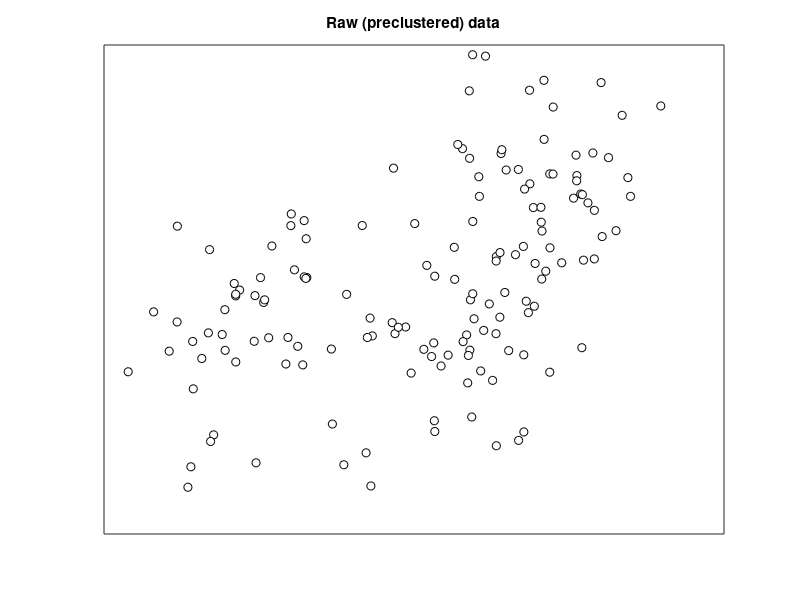
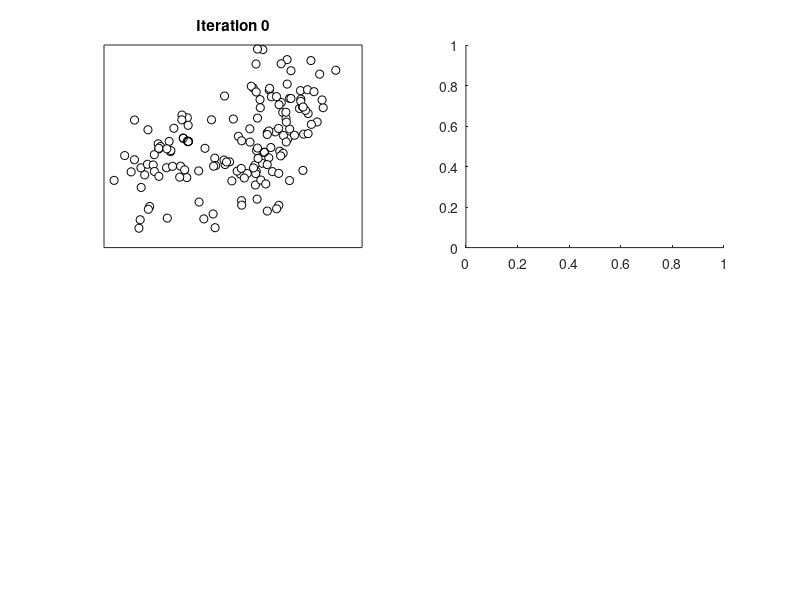

Write MATLAB code to recreate these figures, in order. (Note: this script raises an error after producing the figures.)
nPerClust = 50;

% Blur around centroid (std units)
blur = 1;

% XY centroid locations
A = [  1, 1 ];
B = [ -3, 1 ];
C = [  3, 3 ];

% Generate data
a = [ A(1)+randn(nPerClust,1)*blur , A(2)+randn(nPerClust,1)*blur ];
b = [ B(1)+randn(nPerClust,1)*blur , B(2)+randn(nPerClust,1)*blur ];
c = [ C(1)+randn(nPerClust,1)*blur , C(2)+randn(nPerClust,1)*blur ];

% Concatenate into a matrix
data = [a; b; c];


% Plot data
figure;
plot(data(:,1), data(:,2), 'ko', 'MarkerFaceColor', 'w');
title('Raw (preclustered) data');
xticks([]);
yticks([]);

% Number of clusters
k = 3;

% Randomly select cluster centers from the data
ridx = randperm(size(data, 1), k);
centroids = data(ridx, :);

% Setup the figure
figure;
lineColors = [0, 0, 0; .4, .4, .4; .8, .8, .8]; % Different shades of gray for each cluster

% Plot data with initial random cluster centroids
subplot(2, 2, 1);
plot(data(:, 1), data(:, 2), 'ko', 'MarkerFaceColor', 'w'); hold on;
plot(centroids(:, 1), centroids(:, 2), 'ko'); hold off;
title('Iteration 0');
set(gca, 'XTick', [], 'YTick', []);

% Loop over iterations
for iteri = 1:3
    
    %%%%%%%%%%%%%% ToDo %%%%%%%%%%%%%%

    % Step 1: Compute distances from each point to each centroid
    
    % Step 2: Assign to group based on minimum distance
    
    % Step 3: Recompute centroids

    %%%%%%%%%%%%%%%%%%%%%%%%%%%%%%%%%%

    % Plotting
    subplot(2, 2, iteri+1);
    hold on;
    for i = 1:length(data)
        plot([data(i, 1), centroids(groupidx(i), 1)], [data(i, 2), centroids(groupidx(i), 2)], 'Color', lineColors(groupidx(i), :));
    end
    plot(centroids(:, 1), centroids(:, 2), 'ko');
    hold off;
    title(sprintf('Iteration %d', iteri));
    set(gca, 'XTick', [], 'YTick', []);
end